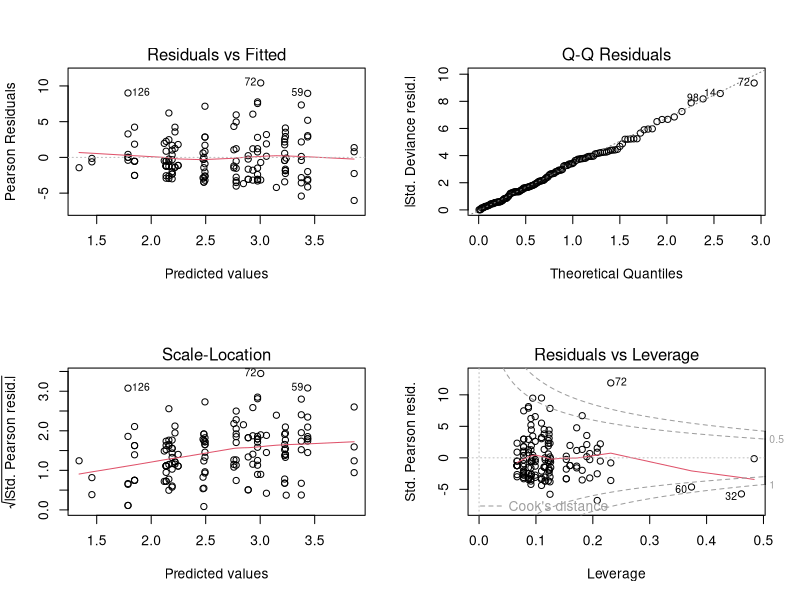
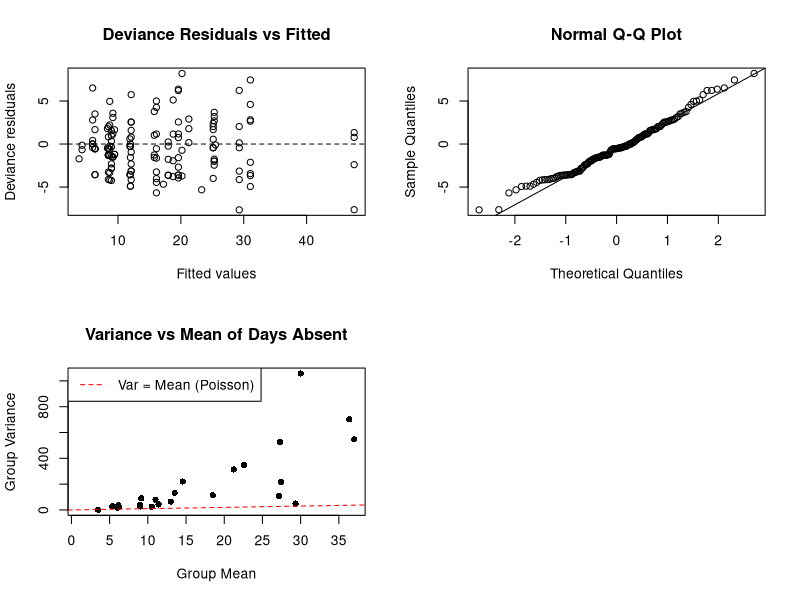

R code for these plots, in order:
## ---- chunk 1
knitr::opts_chunk$set(echo = TRUE)
## ---- chunk 2
data = read.csv("Quine.csv", stringsAsFactors = TRUE)
head(data)
## ---- chunk 3
model.a = glm(Days.Absent~.^2, data=data, family="poisson")
summ.a = summary(model.a)
summ.a
## ---- chunk 4
pvalue = pchisq(model.a$deviance, df=model.a$df.residual, lower.tail=FALSE)
pvalue
## ---- chunk 5
par(mfrow = c(2, 2))
plot(model.a)
## ---- chunk 6
# Deviance residuals vs Fitted
plot(model.a$fitted.values, residuals(model.a, type = "deviance"),
     xlab = "Fitted values", ylab = "Deviance residuals",
     main = "Deviance Residuals vs Fitted")
abline(h = 0, lty = 2)
## ---- chunk 7
# QQ plot of deviance residuals
qqnorm(residuals(model.a, type = "deviance"))
qqline(residuals(model.a, type = "deviance"))
## ---- chunk 8
drop1(model.a, test="Chisq")
## ---- chunk 9
library(dplyr)
mv <- data %>%
  group_by(Ethnicity, Sex, Grade, Learner) %>%
  summarise(
    mean_absent = mean(Days.Absent),
    var_absent = var(Days.Absent),
    n = n(),
    .groups = "drop"
  )
mv
## ---- chunk 10
mv <- aggregate(Days.Absent ~ Ethnicity + Sex + Grade + Learner, 
                data = data, 
                FUN = function(x) c(mean = mean(x), var = var(x)))

mv <- do.call(data.frame, mv)
mv
## ---- chunk 11
names(mv)[5:6] <- c("mean_absent", "var_absent")

# Plot
plot(mv$mean_absent, mv$var_absent,
     xlab = "Group Mean", 
     ylab = "Group Variance",
     main = "Variance vs Mean of Days Absent",
     pch  = 16)

# Poisson reference line: Var = Mean
abline(a = 0, b = 1, lty = 2, col = "red")

legend("topleft", legend = "Var = Mean (Poisson)", 
       lty = 2, col = "red")
## ---- chunk 12
model.e = glm(Days.Absent~.^2, data=data, family="quasipoisson")
summ.e = summary(model.e)
summ.e
## ---- chunk 13
drop1(model.e, test="Chisq")
## ---- chunk 14
model.p.f = glm(Days.Absent ~ Ethnicity + Sex + Grade + Learner +
                      Ethnicity:Sex + Ethnicity:Grade + Ethnicity:Learner +
                      Sex:Grade + Grade:Learner,
                    data = data, family = "poisson")
summ.p.f = summary(model.p.f)
summ.p.f
## ---- chunk 15
anova(model.p.f, model.a, test = "Chisq")
## ---- chunk 16
model.qp.f <- glm(Days.Absent ~ Ethnicity + Sex + Grade + Learner +
                       Ethnicity:Grade + Sex:Grade,
                     data = data, family = "quasipoisson")
summ.qp.f = summary(model.qp.f)
summ.qp.f

## ---- chunk 17
anova(model.qp.f, model.e, test = "F")
